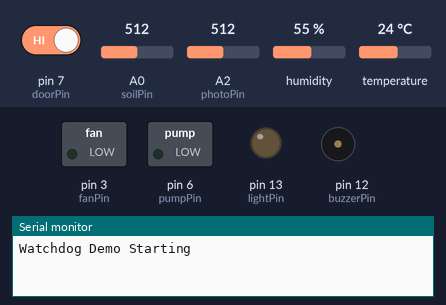
This sketch was run on a simulated Arduino Uno, built with avr-gcc and run on an emulated ATmega328P. Shown: switched loads named in the sketch (green lamp = pin HIGH), output pins drawn as LEDs (lit = HIGH), buzzer (waves = sounding, pin HIGH), the last lines printed to the serial monitor. The inputs (shaded band) are chosen by the test bench; at power-on: humidity 55 %, pin 7 (doorPin) HIGH, A0 (soilPin) = 512, A2 (photoPin) = 512, temperature 24 °C. Pins used as bus, display or sensor lines are not drawn.

Above: at 4.2 s.
4.3 s: humidity set to 58 %
26.8 s: humidity set to 61 %
At 34.2 s:
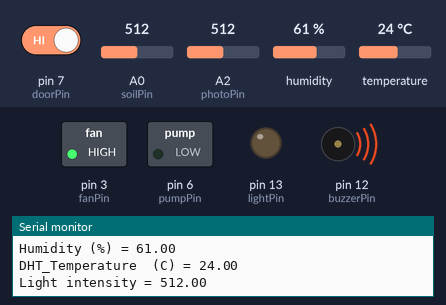
49.3 s: pin 7 (doorPin) driven LOW
At 63.9 s:
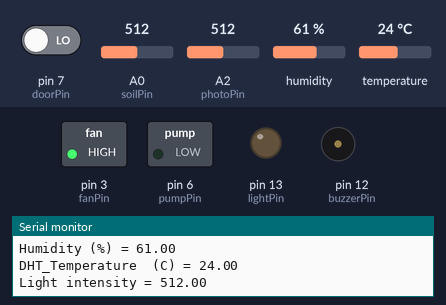
71.8 s: A0 (soilPin) set to 489
At 78.7 s:
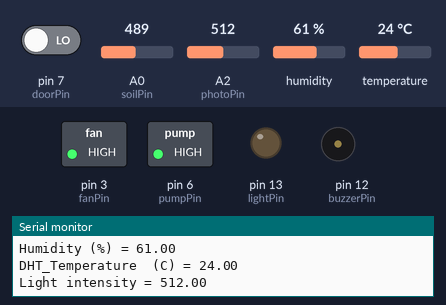
Timing chart, 0 to 80.2 s (numbered marks = the images above; inputs shaded):
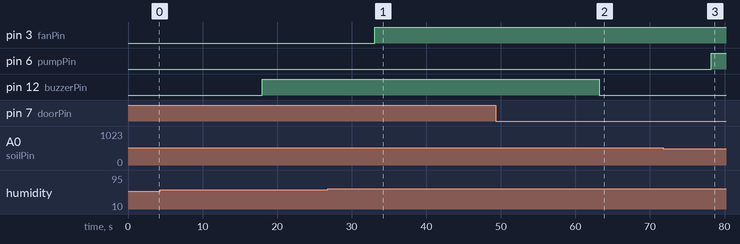

Measured:
- the behaviour switches between 59 and 60 % on humidity (found by bisection; images 0 and 1)
- the behaviour switches between 500 and 499 on A0 (soilPin) (found by bisection; images 2 and 3)
- after the input at 26.8 s, pin 3 (fanPin): LOW → HIGH after 6.3 s
- after the input at 49.3 s, pin 12 (buzzerPin): HIGH → LOW after 13.9 s
- after the input at 71.8 s, pin 6 (pumpPin): LOW → HIGH after 6.4 s

The sketch:

All_sensor_read.ino
```cpp
#include<avr/wdt.h>
#include <dht11.h>
#include <OneWire.h>
#include <DallasTemperature.h>
//#include <arduino-timer.h>

unsigned long prevtime;
unsigned long currenttime;

// Sensor signal pins
const int soilPin = A0;//Declare a variable for the soil moisture sensor
int soilPower = 10;
const int doorPin = 7;
const int photoPin = A2;
#define DHT11PIN 4
#define ONE_WIRE_BUS 2

OneWire oneWire(ONE_WIRE_BUS);
DallasTemperature sensors(&oneWire);
dht11 DHT11;

//Sensor reading variables
int soilMoisture_val = 0; //value for storing moisture value
int doorState = 0;
float humidity = 0;
float dht_temperature = 0;
float ds_temperatureC=0;
float photoVal= 0;

// Controll pins

const int fanPin = 3;
const int lightPin = 13;
const int pumpPin = 6;
const int buzzerPin = 12;

//auto timer = timer_create_default(); // create a timer with default settings

void setup() {
  // put your setup code here, to run once:
  Serial.begin(9600); /* Define baud rate for serial communication */
  Serial.println("Watchdog Demo Starting");
  wdt_disable();  /* Disable the watchdog and wait for more than 2 seconds */
  delay(3000);  /* Done so that the Arduino doesn't keep resetting infinitely in case of wrong configuration */
  wdt_enable(WDTO_2S);
  /* Enable the watchdog with a timeout of 2 seconds */

  pinMode(soilPower, OUTPUT);//Set D7 as an OUTPUT
  digitalWrite(soilPower, LOW);//Set to LOW so no power is flowing through the sensor
  pinMode(doorPin, INPUT_PULLUP); // set arduino pin to input pull-up mode

  pinMode(fanPin, OUTPUT);
  digitalWrite(fanPin, LOW);
  pinMode(lightPin, OUTPUT);
  digitalWrite(lightPin, LOW);
  pinMode(pumpPin, OUTPUT);
  digitalWrite(pumpPin, LOW);
  pinMode(buzzerPin, OUTPUT);
  digitalWrite(buzzerPin, LOW);


  sensors.begin();
  prevtime = millis();

//  timer.at(1000, toggle_led);
}

void loop() {
  // put your main code here, to run repeatedly:
  currenttime = millis();
  //get soil moisture value from the function below and print it
  if (currenttime - prevtime >= 15000){
    readMoisture();

    readdoorState();

    readDHT();

//    ds18b20_temp();

    readLight();

    wdt_reset();
    prevtime = millis();
  }
  wdt_reset();
}


void readMoisture(){
  digitalWrite(soilPower, HIGH);//turn D7 "On"
//  delay(10);//wait 10 milliseconds
  soilMoisture_val = analogRead(soilPin);//Read the SIG value form sensor
  digitalWrite(soilPower, LOW);//turn D7 "Off"
  Serial.print("Soil Moisture = ");
  Serial.println(soilMoisture_val);
  if (soilMoisture_val >= 500){
    digitalWrite(pumpPin, LOW);
  }
  else{
    digitalWrite(pumpPin, HIGH);
  }

}

int readdoorState(){
  doorState = digitalRead(doorPin);
  Serial.print("Door State = ");
  if (doorState) {
    Serial.println("Opened");
    digitalWrite(buzzerPin, HIGH);
  }
  else {
    Serial.println("Closed");
    digitalWrite(buzzerPin, LOW);
  }
}

void readDHT(){
  int chk = DHT11.read(DHT11PIN);
  humidity = DHT11.humidity;
  dht_temperature = DHT11.temperature;
//  Serial.print("Humidity (%): ");
//  Serial.println((float)DHT11.humidity, 2);
//
//  Serial.print("Temperature  (C): ");
//  Serial.println((float)DHT11.temperature, 2);
  Serial.print("Humidity (%) = ");
  Serial.println(humidity);
  Serial.print("DHT_Temperature  (C) = ");
  Serial.println(dht_temperature);

  if (dht_temperature >= 28 || humidity >= 60){
    digitalWrite(fanPin, HIGH);
  }
  else{
    digitalWrite(fanPin, LOW);
  }
}

//void ds18b20_temp(){
//  sensors.requestTemperatures();
//
//  // Get the temperature in Celsius
//  ds_temperatureC = sensors.getTempCByIndex(0);
//
//  // Check if reading is valid
//  if (ds_temperatureC != DEVICE_DISCONNECTED_C) {
//    // Display temperature on Serial Monitor
//    Serial.print("ds18b20_Temperature: ");
//    Serial.print(ds_temperatureC);
//    Serial.println(" °C");
//  } else {
//    Serial.println("Error: Could not read temperature data");
//  }
//
//  if (ds_temperatureC >= 29 || humidity >= 60){
//    digitalWrite(fanPin, HIGH);
////    fanState = true;
////    timer.tick();
//  }
//  else{
//    digitalWrite(fanPin, LOW);
//  }
//}

void readLight(){
  photoVal = analogRead(photoPin);//Read the voltage value from sensor
  Serial.print("Light intensity = ");
  Serial.println(photoVal);
  if (photoVal >= 500){
    digitalWrite(lightPin, LOW);
  }
  else{
    digitalWrite(lightPin, HIGH);
  }
}
```
